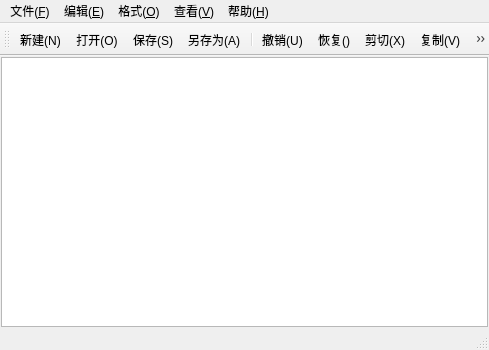
<?xml version="1.0" encoding="UTF-8"?>
<ui version="4.0">
 <class>MainWindow</class>
 <widget class="QMainWindow" name="MainWindow">
  <property name="geometry">
   <rect>
    <x>0</x>
    <y>0</y>
    <width>489</width>
    <height>350</height>
   </rect>
  </property>
  <property name="windowTitle">
   <string>MainWindow</string>
  </property>
  <widget class="QWidget" name="centralwidget">
   <layout class="QHBoxLayout" name="horizontalLayout">
    <property name="spacing">
     <number>0</number>
    </property>
    <property name="leftMargin">
     <number>1</number>
    </property>
    <property name="topMargin">
     <number>1</number>
    </property>
    <property name="rightMargin">
     <number>1</number>
    </property>
    <property name="bottomMargin">
     <number>1</number>
    </property>
    <item>
     <widget class="QPlainTextEdit" name="TextEdit"/>
    </item>
   </layout>
  </widget>
  <widget class="QMenuBar" name="menubar">
   <property name="geometry">
    <rect>
     <x>0</x>
     <y>0</y>
     <width>489</width>
     <height>18</height>
    </rect>
   </property>
   <widget class="QMenu" name="menu">
    <property name="title">
     <string>文件(&amp;F)</string>
    </property>
    <addaction name="actionNew"/>
    <addaction name="actionOpen"/>
    <addaction name="actionSave"/>
    <addaction name="actionSaveAs"/>
    <addaction name="separator"/>
    <addaction name="actionExit"/>
   </widget>
   <widget class="QMenu" name="menu_E">
    <property name="title">
     <string>编辑(&amp;E)</string>
    </property>
    <addaction name="actionUndo"/>
    <addaction name="actionRedo"/>
    <addaction name="actionCut"/>
    <addaction name="actionCopy"/>
    <addaction name="actionPaste"/>
    <addaction name="separator"/>
    <addaction name="actionFind"/>
    <addaction name="actionReplace"/>
    <addaction name="separator"/>
    <addaction name="actionSelcetAll"/>
   </widget>
   <widget class="QMenu" name="menu_O">
    <property name="title">
     <string>格式(&amp;O)</string>
    </property>
    <addaction name="actionLineWrap"/>
    <addaction name="actionSelectall"/>
    <addaction name="actionFont"/>
    <addaction name="actionFontColor"/>
    <addaction name="separator"/>
    <addaction name="actionFontBackgroundColor"/>
    <addaction name="actionCompilerBackgroundColor"/>
   </widget>
   <widget class="QMenu" name="menu_V">
    <property name="title">
     <string>查看(&amp;V)</string>
    </property>
    <addaction name="actionToolbar"/>
    <addaction name="actionStatusbar"/>
   </widget>
   <widget class="QMenu" name="menu_H">
    <property name="title">
     <string>帮助(&amp;H)</string>
    </property>
    <addaction name="actionAbout"/>
   </widget>
   <addaction name="menu"/>
   <addaction name="menu_E"/>
   <addaction name="menu_O"/>
   <addaction name="menu_V"/>
   <addaction name="menu_H"/>
  </widget>
  <widget class="QStatusBar" name="statusbar"/>
  <widget class="QToolBar" name="toolBar">
   <property name="windowTitle">
    <string>toolBar</string>
   </property>
   <attribute name="toolBarArea">
    <enum>TopToolBarArea</enum>
   </attribute>
   <attribute name="toolBarBreak">
    <bool>false</bool>
   </attribute>
   <addaction name="actionNew"/>
   <addaction name="actionOpen"/>
   <addaction name="actionSave"/>
   <addaction name="actionSaveAs"/>
   <addaction name="separator"/>
   <addaction name="actionUndo"/>
   <addaction name="actionRedo"/>
   <addaction name="actionCut"/>
   <addaction name="actionCopy"/>
   <addaction name="actionPaste"/>
   <addaction name="separator"/>
   <addaction name="actionFind"/>
   <addaction name="actionReplace"/>
   <addaction name="separator"/>
   <addaction name="actionFont"/>
   <addaction name="actionSelectall"/>
   <addaction name="actionLineWrap"/>
   <addaction name="separator"/>
   <addaction name="actionToolbar"/>
   <addaction name="actionStatusbar"/>
  </widget>
  <action name="actionNew">
   <property name="icon">
    <iconset resource="notepad.qrc">
     <normaloff>:/img/newlybuild.png</normaloff>:/img/newlybuild.png</iconset>
   </property>
   <property name="text">
    <string>新建(&amp;N)</string>
   </property>
   <property name="toolTip">
    <string>新建</string>
   </property>
   <property name="shortcut">
    <string>Ctrl+N</string>
   </property>
   <property name="menuRole">
    <enum>QAction::MenuRole::NoRole</enum>
   </property>
  </action>
  <action name="actionOpen">
   <property name="icon">
    <iconset resource="notepad.qrc">
     <normaloff>:/img/folder-open.png</normaloff>:/img/folder-open.png</iconset>
   </property>
   <property name="text">
    <string>打开(&amp;O)</string>
   </property>
   <property name="toolTip">
    <string>打开</string>
   </property>
   <property name="shortcut">
    <string>Ctrl+O</string>
   </property>
   <property name="menuRole">
    <enum>QAction::MenuRole::NoRole</enum>
   </property>
  </action>
  <action name="actionSave">
   <property name="icon">
    <iconset resource="notepad.qrc">
     <normaloff>:/img/save-one.png</normaloff>:/img/save-one.png</iconset>
   </property>
   <property name="text">
    <string>保存(&amp;S)</string>
   </property>
   <property name="toolTip">
    <string>保存</string>
   </property>
   <property name="shortcut">
    <string>Ctrl+S</string>
   </property>
   <property name="menuRole">
    <enum>QAction::MenuRole::NoRole</enum>
   </property>
  </action>
  <action name="actionSaveAs">
   <property name="icon">
    <iconset resource="notepad.qrc">
     <normaloff>:/img/save.png</normaloff>:/img/save.png</iconset>
   </property>
   <property name="text">
    <string>另存为(&amp;A)</string>
   </property>
   <property name="toolTip">
    <string>另存为</string>
   </property>
   <property name="menuRole">
    <enum>QAction::MenuRole::NoRole</enum>
   </property>
  </action>
  <action name="actionExit">
   <property name="icon">
    <iconset resource="notepad.qrc">
     <normaloff>:/img/folder-withdrawal.png</normaloff>:/img/folder-withdrawal.png</iconset>
   </property>
   <property name="text">
    <string>退出(&amp;X)</string>
   </property>
   <property name="toolTip">
    <string>退出</string>
   </property>
   <property name="menuRole">
    <enum>QAction::MenuRole::NoRole</enum>
   </property>
  </action>
  <action name="actionUndo">
   <property name="icon">
    <iconset resource="notepad.qrc">
     <normaloff>:/img/back.png</normaloff>:/img/back.png</iconset>
   </property>
   <property name="text">
    <string>撤销(&amp;U)</string>
   </property>
   <property name="toolTip">
    <string>撤销</string>
   </property>
   <property name="shortcut">
    <string>Ctrl+Z</string>
   </property>
   <property name="menuRole">
    <enum>QAction::MenuRole::NoRole</enum>
   </property>
  </action>
  <action name="actionCut">
   <property name="icon">
    <iconset resource="notepad.qrc">
     <normaloff>:/img/cutting-one.png</normaloff>:/img/cutting-one.png</iconset>
   </property>
   <property name="text">
    <string>剪切(&amp;X)</string>
   </property>
   <property name="toolTip">
    <string>剪切</string>
   </property>
   <property name="shortcut">
    <string>Ctrl+X</string>
   </property>
   <property name="menuRole">
    <enum>QAction::MenuRole::NoRole</enum>
   </property>
  </action>
  <action name="actionCopy">
   <property name="icon">
    <iconset resource="notepad.qrc">
     <normaloff>:/img/copy-one.png</normaloff>:/img/copy-one.png</iconset>
   </property>
   <property name="text">
    <string>复制(&amp;V)</string>
   </property>
   <property name="toolTip">
    <string>复制</string>
   </property>
   <property name="shortcut">
    <string>Ctrl+C</string>
   </property>
   <property name="menuRole">
    <enum>QAction::MenuRole::NoRole</enum>
   </property>
  </action>
  <action name="actionPaste">
   <property name="icon">
    <iconset resource="notepad.qrc">
     <normaloff>:/img/intersection.png</normaloff>:/img/intersection.png</iconset>
   </property>
   <property name="text">
    <string>粘贴(&amp;V)</string>
   </property>
   <property name="toolTip">
    <string>粘贴</string>
   </property>
   <property name="shortcut">
    <string>Ctrl+V</string>
   </property>
   <property name="menuRole">
    <enum>QAction::MenuRole::NoRole</enum>
   </property>
  </action>
  <action name="actionFind">
   <property name="icon">
    <iconset resource="notepad.qrc">
     <normaloff>:/img/search.png</normaloff>:/img/search.png</iconset>
   </property>
   <property name="text">
    <string>查找(&amp;F)</string>
   </property>
   <property name="toolTip">
    <string>查找</string>
   </property>
   <property name="shortcut">
    <string>Ctrl+F</string>
   </property>
   <property name="menuRole">
    <enum>QAction::MenuRole::NoRole</enum>
   </property>
  </action>
  <action name="actionReplace">
   <property name="icon">
    <iconset resource="notepad.qrc">
     <normaloff>:/img/refresh.png</normaloff>:/img/refresh.png</iconset>
   </property>
   <property name="text">
    <string>替换(&amp;R)</string>
   </property>
   <property name="toolTip">
    <string>替换</string>
   </property>
   <property name="shortcut">
    <string>Ctrl+H</string>
   </property>
   <property name="menuRole">
    <enum>QAction::MenuRole::NoRole</enum>
   </property>
  </action>
  <action name="actionFont">
   <property name="icon">
    <iconset resource="notepad.qrc">
     <normaloff>:/img/font-size-two.png</normaloff>:/img/font-size-two.png</iconset>
   </property>
   <property name="text">
    <string>字体(&amp;F)</string>
   </property>
   <property name="toolTip">
    <string>字体</string>
   </property>
   <property name="menuRole">
    <enum>QAction::MenuRole::NoRole</enum>
   </property>
  </action>
  <action name="actionLineWrap">
   <property name="checkable">
    <bool>true</bool>
   </property>
   <property name="icon">
    <iconset resource="notepad.qrc">
     <normaloff>:/img/paragraph-break.png</normaloff>:/img/paragraph-break.png</iconset>
   </property>
   <property name="text">
    <string>自动换行(&amp;W)</string>
   </property>
   <property name="toolTip">
    <string>自动换行</string>
   </property>
   <property name="menuRole">
    <enum>QAction::MenuRole::NoRole</enum>
   </property>
  </action>
  <action name="actionToolbar">
   <property name="checkable">
    <bool>true</bool>
   </property>
   <property name="icon">
    <iconset resource="notepad.qrc">
     <normaloff>:/img/tool.png</normaloff>:/img/tool.png</iconset>
   </property>
   <property name="text">
    <string>工具栏(&amp;T)</string>
   </property>
   <property name="toolTip">
    <string>工具栏</string>
   </property>
   <property name="menuRole">
    <enum>QAction::MenuRole::NoRole</enum>
   </property>
  </action>
  <action name="actionStatusbar">
   <property name="checkable">
    <bool>true</bool>
   </property>
   <property name="icon">
    <iconset resource="notepad.qrc">
     <normaloff>:/img/all-application.png</normaloff>:/img/all-application.png</iconset>
   </property>
   <property name="text">
    <string>状态栏(&amp;S)</string>
   </property>
   <property name="toolTip">
    <string>状态栏</string>
   </property>
   <property name="menuRole">
    <enum>QAction::MenuRole::NoRole</enum>
   </property>
  </action>
  <action name="actionRedo">
   <property name="icon">
    <iconset resource="notepad.qrc">
     <normaloff>:/img/next.png</normaloff>:/img/next.png</iconset>
   </property>
   <property name="text">
    <string>恢复(&amp;)</string>
   </property>
   <property name="toolTip">
    <string>恢复</string>
   </property>
   <property name="shortcut">
    <string>Ctrl+Shift+Z</string>
   </property>
   <property name="menuRole">
    <enum>QAction::MenuRole::NoRole</enum>
   </property>
  </action>
  <action name="actionSelectall">
   <property name="icon">
    <iconset resource="notepad.qrc">
     <normaloff>:/img/view-list.png</normaloff>:/img/view-list.png</iconset>
   </property>
   <property name="text">
    <string>显示行号(&amp;L)</string>
   </property>
   <property name="toolTip">
    <string>显示行号</string>
   </property>
   <property name="shortcut">
    <string>Ctrl+L</string>
   </property>
   <property name="menuRole">
    <enum>QAction::MenuRole::NoRole</enum>
   </property>
  </action>
  <action name="actionSelcetAll">
   <property name="text">
    <string>全选(&amp;A)</string>
   </property>
   <property name="toolTip">
    <string>全选</string>
   </property>
   <property name="shortcut">
    <string>Ctrl+A</string>
   </property>
   <property name="menuRole">
    <enum>QAction::MenuRole::NoRole</enum>
   </property>
  </action>
  <action name="actionFontColor">
   <property name="text">
    <string>字体颜色</string>
   </property>
   <property name="toolTip">
    <string>字体颜色</string>
   </property>
   <property name="menuRole">
    <enum>QAction::MenuRole::NoRole</enum>
   </property>
  </action>
  <action name="actionFontBackgroundColor">
   <property name="text">
    <string>字体背景颜色</string>
   </property>
   <property name="toolTip">
    <string>字体背景颜色</string>
   </property>
   <property name="menuRole">
    <enum>QAction::MenuRole::NoRole</enum>
   </property>
  </action>
  <action name="actionCompilerBackgroundColor">
   <property name="text">
    <string>编译器背景色</string>
   </property>
   <property name="toolTip">
    <string>编译器背景色</string>
   </property>
   <property name="menuRole">
    <enum>QAction::MenuRole::NoRole</enum>
   </property>
  </action>
  <action name="actionAbout">
   <property name="text">
    <string>关于(&amp;A)</string>
   </property>
   <property name="toolTip">
    <string>关于</string>
   </property>
   <property name="menuRole">
    <enum>QAction::MenuRole::NoRole</enum>
   </property>
  </action>
 </widget>
 <resources>
  <include location="notepad.qrc"/>
 </resources>
 <connections/>
</ui>
